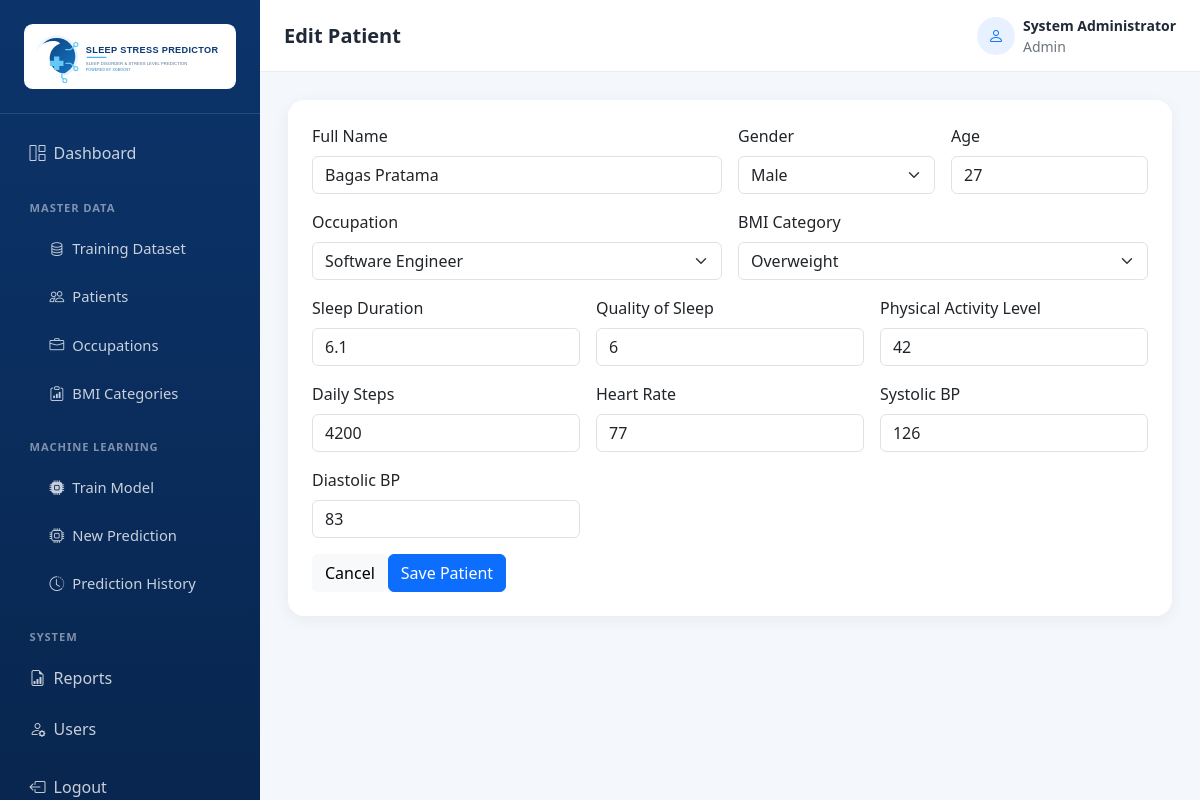
The page /master-data/patients/3/edit (signed in) on the database its author committed.
### models/database.py (models this page shows)
class User(UserMixin, db.Model):
    __tablename__ = "users"
    id = db.Column(db.Integer, primary_key=True)
    full_name = db.Column(db.String(120), nullable=False)
    username = db.Column(db.String(80), nullable=False, unique=True, index=True)
    password_hash = db.Column(db.String(256), nullable=False)
    role = db.Column(db.String(20), nullable=False, default="Admin")
    created_at = db.Column(db.DateTime, nullable=False, default=jakarta_now)

class Patient(db.Model):
    __tablename__ = "patients"
    id = db.Column(db.Integer, primary_key=True)
    full_name = db.Column(db.String(120), nullable=False)
    gender = db.Column(db.String(20), nullable=False)
    age = db.Column(db.Integer, nullable=False)
    occupation_id = db.Column(db.Integer, db.ForeignKey("occupations.id"), nullable=False, index=True)
    sleep_duration = db.Column(db.Float, nullable=False)
    quality_of_sleep = db.Column(db.Integer, nullable=False)
    physical_activity_level = db.Column(db.Integer, nullable=False)
    daily_steps = db.Column(db.Integer, nullable=False)
    bmi_category_id = db.Column(db.Integer, db.ForeignKey("bmi_categories.id"), nullable=False, index=True)
    heart_rate = db.Column(db.Integer, nullable=False)
    systolic_bp = db.Column(db.Integer, nullable=False)
    diastolic_bp = db.Column(db.Integer, nullable=False)
    created_at = db.Column(db.DateTime, nullable=False, default=jakarta_now)
    updated_at = db.Column(db.DateTime, nullable=False, default=jakarta_now, onupdate=jakarta_now)
    occupation = db.relationship("Occupation", back_populates="patients")
    bmi_category = db.relationship("BmiCategory", back_populates="patients")
    prediction_history = db.relationship(
        "PredictionHistory", back_populates="patient", cascade="all, delete-orphan"
    )

### routes/master_data.py (the view, shortened to what this page needs)
@master_data_bp.route("/patients/<int:patient_id>/edit", methods=["GET", "POST"])
@login_required
def patient_edit(patient_id):
    patient = db.get_or_404(Patient, patient_id)
    return render_template("patients/form.html", patient=patient, occupations=Occupation.query.order_by(Occupation.name).all(), bmi_categories=BmiCategory.query.order_by(BmiCategory.name).all())

### app.py (called while the page is built)
@login_manager.user_loader
def load_user(user_id):
    return db.session.get(User, int(user_id))

### templates/patients/form.html
{% extends "base.html" %}
{% block title %}{{ 'Edit Patient' if patient else 'Add Patient' }} - Sleep Stress Predictor{% endblock %}{% block page_title %}{{ 'Edit Patient' if patient else 'Add Patient' }}{% endblock %}
{% block content %}<div class="card border-0 dashboard-card"><div class="card-body p-4"><form method="post" class="row g-3"><div class="col-md-6"><label class="form-label">Full Name</label><input class="form-control" name="full_name" required value="{{ request.form.get('full_name', patient.full_name if patient else '') }}"></div><div class="col-md-3"><label class="form-label">Gender</label><select class="form-select" name="gender" required>{% set selected = request.form.get('gender', patient.gender if patient else '') %}<option value="">Select</option><option value="Male" {% if selected == 'Male' %}selected{% endif %}>Male</option><option value="Female" {% if selected == 'Female' %}selected{% endif %}>Female</option></select></div><div class="col-md-3"><label class="form-label">Age</label><input type="number" min="1" max="120" class="form-control" name="age" required value="{{ request.form.get('age', patient.age if patient else '') }}"></div><div class="col-md-6"><label class="form-label">Occupation</label><select class="form-select" name="occupation_id" required><option value="">Select</option>{% set selected = request.form.get('occupation_id', patient.occupation_id if patient else '') %}{% for item in occupations %}<option value="{{ item.id }}" {% if selected|int == item.id %}selected{% endif %}>{{ item.name }}</option>{% endfor %}</select></div><div class="col-md-6"><label class="form-label">BMI Category</label><select class="form-select" name="bmi_category_id" required><option value="">Select</option>{% set selected = request.form.get('bmi_category_id', patient.bmi_category_id if patient else '') %}{% for item in bmi_categories %}<option value="{{ item.id }}" {% if selected|int == item.id %}selected{% endif %}>{{ item.name }}</option>{% endfor %}</select></div>{% for name,label,min,max,step in [('sleep_duration','Sleep Duration',0,24,'0.1'),('quality_of_sleep','Quality of Sleep',1,10,'1'),('physical_activity_level','Physical Activity Level',0,100,'1'),('daily_steps','Daily Steps',0,50000,'1'),('heart_rate','Heart Rate',1,250,'1'),('systolic_bp','Systolic BP',1,300,'1'),('diastolic_bp','Diastolic BP',1,200,'1')] %}<div class="col-md-4"><label class="form-label">{{ label }}</label><input type="number" min="{{ min }}" max="{{ max }}" step="{{ step }}" class="form-control" name="{{ name }}" required value="{{ request.form.get(name, patient|attr(name) if patient else '') }}"></div>{% endfor %}<div class="col-12"><a class="btn btn-light" href="{{ url_for('master_data.patients') }}">Cancel</a><button class="btn btn-primary" type="submit">Save Patient</button></div></form></div></div>{% endblock %}

### templates/base.html (shortened to what this page needs)
<!DOCTYPE html>
<html lang="id">
<head>
  <link href="https://cdn.jsdelivr.net/npm/bootstrap@5.3.0/dist/css/bootstrap.min.css" rel="stylesheet">
  <link rel="stylesheet" href="https://cdn.jsdelivr.net/npm/bootstrap-icons@1.11.1/font/bootstrap-icons.css">
  <link rel="stylesheet" href="https://cdn.datatables.net/1.13.8/css/dataTables.bootstrap5.min.css">
  <link rel="stylesheet" href="{{ url_for('static', filename='css/dashboard.css') }}">
</head>
<body class="dashboard-body">
  <aside class="app-sidebar">
    <a class="sidebar-brand" href="{{ url_for('system.dashboard') }}"><img src="{{ url_for('static', filename='img/logo.svg') }}" alt="Sleep Stress Predictor" class="sidebar-logo"></a>
    <nav class="sidebar-nav nav flex-column">
      <a class="nav-link {% if request.endpoint == 'system.dashboard' %}active{% endif %}" href="{{ url_for('system.dashboard') }}"><i class="bi bi-grid-1x2 me-2"></i>Dashboard</a>
      <div class="nav-label">Master Data</div><div class="submenu">
        <a class="nav-link" href="{{ url_for('training_dataset.index') }}"><i class="bi bi-database me-2"></i>Training Dataset</a>
        <a class="nav-link" href="{{ url_for('master_data.patients') }}"><i class="bi bi-people me-2"></i>Patients</a>
        <a class="nav-link" href="{{ url_for('master_data.occupations') }}"><i class="bi bi-briefcase me-2"></i>Occupations</a>
        <a class="nav-link" href="{{ url_for('master_data.bmi_categories') }}"><i class="bi bi-clipboard-data me-2"></i>BMI Categories</a>
      </div>
      <div class="nav-label">Machine Learning</div><div class="submenu">
        <a class="nav-link" href="{{ url_for('train') }}"><i class="bi bi-cpu-fill me-2"></i>Train Model</a>
        <a class="nav-link" href="{{ url_for('prediction.new_prediction') }}"><i class="bi bi-cpu me-2"></i>New Prediction</a>
        <a class="nav-link" href="{{ url_for('prediction.history') }}"><i class="bi bi-clock-history me-2"></i>Prediction History</a>
      </div>
      <div class="nav-label">System</div>
      <a class="nav-link" href="{{ url_for('reports.index') }}"><i class="bi bi-file-earmark-bar-graph me-2"></i>Reports</a>
      {% if current_user.role == 'Admin' %}<a class="nav-link" href="{{ url_for('users.index') }}"><i class="bi bi-person-gear me-2"></i>Users</a>{% endif %}
      <form method="post" action="{{ url_for('auth.logout') }}" class="mt-2"><button class="sidebar-logout" type="submit"><i class="bi bi-box-arrow-left me-2"></i>Logout</button></form>
    </nav>
  </aside>
  <main class="app-main">
    <header class="app-topbar d-flex justify-content-between align-items-center px-4">
      <div><h5 class="mb-0 fw-bold">{% block page_title %}Sleep Stress Predictor{% endblock %}</h5><small class="text-secondary">{% block page_subtitle %}{% endblock %}</small></div>
      <div class="d-flex align-items-center gap-2"><span class="user-avatar"><i class="bi bi-person"></i></span><div class="small"><strong class="d-block">{{ current_user.full_name }}</strong><span class="text-secondary">{{ current_user.role }}</span></div></div>
    </header>
    <section class="page-content">
      {% block content %}{% endblock %}
    </section>
  </main>
</body>
</html>

### static/css/dashboard.css (style rules this page uses)
:root { --sidebar-width: 260px; --brand-blue: #0d6efd; }
body.dashboard-body { background: #f4f7fb; color: #1f2937; }
.app-sidebar { background: linear-gradient(180deg, #0c346b 0%, #08264f 100%); min-height: 100vh; position: fixed; inset: 0 auto 0 0; width: var(--sidebar-width); z-index: 1040; }
.sidebar-brand { color: #fff; font-weight: 700; font-size: 1.2rem; text-decoration: none; display: block; padding: 1.5rem; border-bottom: 1px solid rgba(255,255,255,.12); }
.sidebar-logo { background: #fff; border-radius: .55rem; display: block; height: auto; padding: .35rem; width: 100%; }
.sidebar-nav { padding: 1rem; }
.sidebar-nav .nav-link { color: rgba(255,255,255,.78); border-radius: .6rem; padding: .72rem .85rem; margin-bottom: .2rem; font-weight: 500; }
.sidebar-nav .nav-label { color: rgba(255,255,255,.48); font-size: .7rem; font-weight: 700; letter-spacing: .08em; margin: 1.25rem .85rem .55rem; text-transform: uppercase; }
.sidebar-nav .submenu .nav-link { font-size: .92rem; padding-left: 2.1rem; }
.sidebar-logout { background: transparent; border: 0; color: rgba(255,255,255,.78); padding: .72rem .85rem; text-align: left; width: 100%; }
.app-main { margin-left: var(--sidebar-width); min-height: 100vh; }
.app-topbar { background: #fff; border-bottom: 1px solid #e7edf5; min-height: 72px; }
.page-content { padding: 1.75rem; }
.dashboard-card { border-radius: 1rem; box-shadow: 0 .25rem 1rem rgba(31,41,55,.06); }
.user-avatar { background: #e8f1ff; border-radius: 50%; color: var(--brand-blue); display: inline-flex; height: 38px; align-items: center; justify-content: center; width: 38px; }

### rows shown on the page
User: full_name "System Administrator", role "Admin"
Patient: full_name "Bagas Pratama", gender "Male", age "27", sleep_duration "6.1" "6" "42" "4200" "77" "126" "83"

### other values the page prints
{{ 'Edit Patient' if patient else 'Add Patient' }} "Edit Patient"
{{ label }} "Sleep Duration" "Quality of Sleep" "Physical Activity Level" "Daily Steps" "Heart Rate" "Systolic BP" "Diastolic BP"
form field occupation_id "Software Engineer"
form field bmi_category_id "Overweight"
